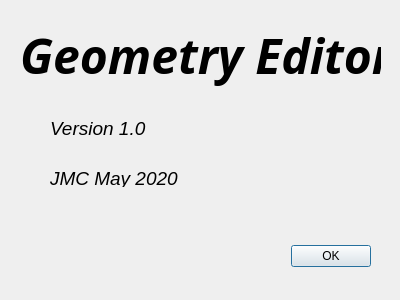
<?xml version="1.0" encoding="UTF-8"?>
<ui version="4.0">
 <class>aboutdlg</class>
 <widget class="QDialog" name="aboutdlg">
  <property name="geometry">
   <rect>
    <x>0</x>
    <y>0</y>
    <width>400</width>
    <height>300</height>
   </rect>
  </property>
  <property name="windowTitle">
   <string>About GSetgeomr</string>
  </property>
  <widget class="QDialogButtonBox" name="buttonBox">
   <property name="geometry">
    <rect>
     <x>250</x>
     <y>240</y>
     <width>121</width>
     <height>32</height>
    </rect>
   </property>
   <property name="orientation">
    <enum>Qt::Horizontal</enum>
   </property>
   <property name="standardButtons">
    <set>QDialogButtonBox::Ok</set>
   </property>
  </widget>
  <widget class="QLabel" name="label">
   <property name="geometry">
    <rect>
     <x>20</x>
     <y>10</y>
     <width>361</width>
     <height>91</height>
    </rect>
   </property>
   <property name="font">
    <font>
     <family>Bold Oblique</family>
     <pointsize>36</pointsize>
     <weight>75</weight>
     <italic>true</italic>
     <bold>true</bold>
    </font>
   </property>
   <property name="text">
    <string>Geometry Editor</string>
   </property>
  </widget>
  <widget class="QLabel" name="label_2">
   <property name="geometry">
    <rect>
     <x>50</x>
     <y>120</y>
     <width>111</width>
     <height>17</height>
    </rect>
   </property>
   <property name="font">
    <font>
     <pointsize>14</pointsize>
     <italic>true</italic>
    </font>
   </property>
   <property name="text">
    <string>Version 1.0</string>
   </property>
  </widget>
  <widget class="QLabel" name="label_3">
   <property name="geometry">
    <rect>
     <x>50</x>
     <y>170</y>
     <width>151</width>
     <height>17</height>
    </rect>
   </property>
   <property name="font">
    <font>
     <pointsize>14</pointsize>
     <italic>true</italic>
    </font>
   </property>
   <property name="text">
    <string>JMC May 2020</string>
   </property>
  </widget>
 </widget>
 <resources/>
 <connections>
  <connection>
   <sender>buttonBox</sender>
   <signal>accepted()</signal>
   <receiver>aboutdlg</receiver>
   <slot>accept()</slot>
   <hints>
    <hint type="sourcelabel">
     <x>248</x>
     <y>254</y>
    </hint>
    <hint type="destinationlabel">
     <x>157</x>
     <y>274</y>
    </hint>
   </hints>
  </connection>
  <connection>
   <sender>buttonBox</sender>
   <signal>rejected()</signal>
   <receiver>aboutdlg</receiver>
   <slot>reject()</slot>
   <hints>
    <hint type="sourcelabel">
     <x>316</x>
     <y>260</y>
    </hint>
    <hint type="destinationlabel">
     <x>286</x>
     <y>274</y>
    </hint>
   </hints>
  </connection>
 </connections>
</ui>
